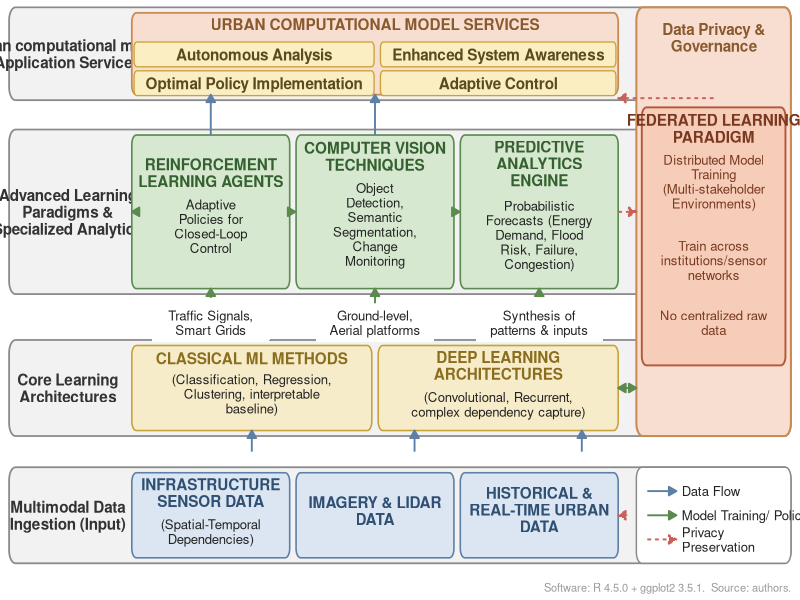
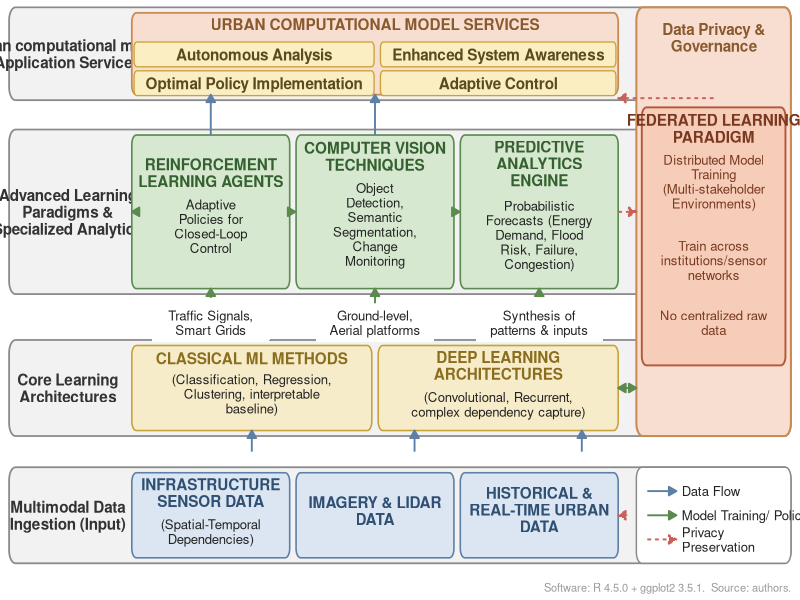

Write the R code that produced these figures, in order.
#!/usr/bin/env Rscript
# Figure 8 - AI/analytics architecture stack for urban computational models.
# Icon-free block diagram with a content-driven compact layout: Nimbus Sans,
# explicit point sizes (<=3 tiers, 8-12 pt), minimal whitespace, vector PDF
# plus 600 dpi PNG. Box heights and the Federated-Learning panel are sized from
# the wrapped line count of their text, and each header and description are
# centred as one block within the box.
#
# Run:    Rscript Figure_08.R
# Out:    Figure_08.png (600 dpi), Figure_08.pdf (Nimbus Sans embedded)
# Needs:  ggplot2 >= 3.4 (size.unit="pt"), R >= 4.0.

suppressMessages({library(ggplot2); library(grid)})

FAM <- "Nimbus Sans"
stopifnot(packageVersion("ggplot2") >= "3.4.0")

## ---- typography (mandatory 3-tier scale, 8-12 pt) --------------------------
FS_HEAD   <- 11
FS_BODY   <- 9.5
FS_CREDIT <- 8

## ---- palette -----------------------------------------------------------
BLUE  <- list(fill = "#dbe6f2", edge = "#5f80a6", acc = "#2f4f73")
TAN   <- list(fill = "#f7ecc9", edge = "#c9a23a", acc = "#8a6d1e")
GREEN <- list(fill = "#d6e8cf", edge = "#5a8a4e", acc = "#356030")
PEACH <- list(fill = "#f7ded0", edge = "#c98a54", acc = "#8a5a2e")
FED   <- list(fill = "#f5cdb8", edge = "#b5583a", acc = "#7a3820")
OUTER <- list(fill = "#f2f2f2", edge = "#8a8a8a", acc = "#333333")

FLOW_DATA  <- "#5f80a6"
FLOW_TRAIN <- "#5a8a4e"
FLOW_PRIV  <- "#c9605a"

INK <- "#232323"; GREY <- "#555555"
ar1 <- arrow(length = unit(0.22, "cm"), type = "closed")
ar2 <- arrow(length = unit(0.22, "cm"), type = "closed", ends = "both")

## ---- geometry helpers -------------------------------------------------------
rrect <- function(xmin, xmax, ymin, ymax, r = 0.5, n = 8) {
  r <- min(r, (xmax - xmin) / 2, (ymax - ymin) / 2)
  a1 <- seq(pi, 3 * pi / 2, length.out = n); a2 <- seq(3 * pi / 2, 2 * pi, length.out = n)
  a3 <- seq(0, pi / 2, length.out = n);      a4 <- seq(pi / 2, pi, length.out = n)
  data.frame(
    x = c((xmin + r) + r * cos(a1), (xmax - r) + r * cos(a2),
          (xmax - r) + r * cos(a3), (xmin + r) + r * cos(a4)),
    y = c((ymin + r) + r * sin(a1), (ymin + r) + r * sin(a2),
          (ymax - r) + r * sin(a3), (ymax - r) + r * sin(a4)))
}

L <- list()
addbox <- function(x0, x1, y0, y1, fill = "white", col = INK, lwd = 0.4, lty = "solid", r = 0.5)
  L[[length(L) + 1]] <<- geom_polygon(data = rrect(x0, x1, y0, y1, r), aes(x, y),
      fill = fill, colour = col, linewidth = lwd, linetype = lty)
addtxt <- function(x, y, lab, size = FS_BODY, face = "plain", col = INK, h = 0.5, v = 0.5, ang = 0)
  L[[length(L) + 1]] <<- annotate("text", x = x, y = y, label = lab, size = size,
      size.unit = "pt", fontface = face, colour = col, hjust = h, vjust = v,
      family = FAM, lineheight = 0.92, angle = ang)
addseg <- function(x, xe, y, ye, col = INK, lwd = 0.5, lty = "solid", arw = NULL)
  L[[length(L) + 1]] <<- annotate("segment", x = x, xend = xe, y = y, yend = ye, colour = col,
      linewidth = lwd, linetype = lty, arrow = arw)

elbow <- function(x0, y0, x1, y1, ymid, col, lwd = 1.0, lty = "solid") {
  if (abs(x0 - x1) < 1e-6) {
    addseg(x0, x1, y0, y1, col = col, lwd = lwd, lty = lty, arw = ar1)
  } else {
    addseg(x0, x0, y0, ymid, col = col, lwd = lwd, lty = lty)
    addseg(x0, x1, ymid, ymid, col = col, lwd = lwd, lty = lty)
    addseg(x1, x1, ymid, y1, col = col, lwd = lwd, lty = lty, arw = ar1)
  }
}
labelbreak <- function(x, y, lab, w = 12, h = 3.0, size = FS_BODY) {
  addbox(x - w / 2, x + w / 2, y - h / 2, y + h / 2, fill = "white", col = NA, lwd = 0, r = 0.2)
  addtxt(x, y, lab, size = size, col = INK)
}
wrapt <- function(s, w = 30) paste(strwrap(s, width = w), collapse = "\n")
nlines <- function(s, w) length(strwrap(s, width = w))

## ---- physical scale: 1 data-unit in points (x-range fixed at 88, width 15in)
SCALE_PT_PER_UNIT <- 15.0 * 72 / 88
LH_HEAD <- (FS_HEAD * 1.16) / SCALE_PT_PER_UNIT   # line height, header tier, data units
LH_BODY <- (FS_BODY * 1.16) / SCALE_PT_PER_UNIT   # line height, body tier, data units
GAP_HD  <- 0.16                                    # gap between header block and description

## content height needed for a header(+description) text block, data units
content_h <- function(header, desc, wrap, dwrap = wrap) {
  nh <- nlines(header, wrap)
  hh <- nh * LH_HEAD
  if (is.null(desc)) return(hh)
  nd <- nlines(desc, dwrap)
  hh + GAP_HD + nd * LH_BODY
}

## header (top) + description (below), the pair centred as ONE block in the box
PAD_INNER <- 0.30
hbox <- function(x0, x1, y0, y1, header, desc, S, fill = S$fill, wrap = 24, dwrap = 30) {
  addbox(x0, x1, y0, y1, fill = fill, col = S$edge, lwd = 0.55)
  cx <- (x0 + x1) / 2
  nh <- nlines(header, wrap)
  ch <- content_h(header, desc, wrap, dwrap)
  block_top <- (y0 + y1) / 2 + ch / 2
  addtxt(cx, block_top, wrapt(header, wrap), size = FS_HEAD, face = "bold", col = S$acc, v = 1)
  if (!is.null(desc)) {
    addtxt(cx, block_top - nh * LH_HEAD - GAP_HD, wrapt(desc, dwrap), size = FS_BODY, col = INK, v = 1)
  }
}

band <- function(x0, x1, y0, y1, title, tx) {
  addbox(x0, x1, y0, y1, fill = OUTER$fill, col = OUTER$edge, lwd = 0.6, r = 0.7)
  addtxt(tx, (y0 + y1) / 2, title, size = FS_HEAD, face = "bold", col = OUTER$acc, h = 0.5)
}

## =============================================================================
## column geometry (x only; y heights are computed below from content)
## =============================================================================
GAP_BOX <- 0.7
LABEL_W <- 13.5
X0 <- 1
CX0 <- X0 + LABEL_W
CX1 <- 68

w3 <- (CX1 - CX0 - 2 * GAP_BOX) / 3
b1x <- c(CX0, CX0 + w3); b2x <- c(b1x[2] + GAP_BOX, b1x[2] + GAP_BOX + w3)
b3x <- c(b2x[2] + GAP_BOX, CX1)
w2 <- (CX1 - CX0 - GAP_BOX) / 2
c1x <- c(CX0, CX0 + w2); c2x <- c(c1x[2] + GAP_BOX, CX1)

RX <- c(70, 87)
xB1 <- mean(b1x); xB2 <- mean(b2x); xB3 <- mean(b3x)
xCA <- mean(c1x); xCB <- mean(c2x)
xA1 <- mean(b1x); xA2 <- mean(b2x); xA3 <- mean(b3x)

## =============================================================================
## content-driven row heights (max over each row's boxes, + small pad)
## =============================================================================
INPUT_WRAP <- 18; INPUT_DWRAP <- 20
input_h_needed <- max(
  content_h("INFRASTRUCTURE SENSOR DATA", "(Spatial-Temporal Dependencies)", INPUT_WRAP, INPUT_DWRAP),
  content_h("IMAGERY & LIDAR DATA", NULL, 16),
  content_h("HISTORICAL & REAL-TIME URBAN DATA", NULL, 16)
)
INPUT_H <- input_h_needed + 2 * PAD_INNER

core_h_needed <- max(
  content_h("CLASSICAL ML METHODS", "(Classification, Regression, Clustering, interpretable baseline)", 26, 32),
  content_h("DEEP LEARNING ARCHITECTURES", "(Convolutional, Recurrent, complex dependency capture)", 26, 30)
)
CORE_H <- core_h_needed + 2 * PAD_INNER

adv_h_needed <- max(
  content_h("REINFORCEMENT LEARNING AGENTS", "Adaptive Policies for Closed-Loop Control", 16, 17),
  content_h("COMPUTER VISION TECHNIQUES", "Object Detection, Semantic Segmentation, Change Monitoring", 16, 17),
  content_h("PREDICTIVE ANALYTICS ENGINE",
            "Probabilistic Forecasts (Energy Demand, Flood Risk, Failure, Congestion)", 16, 18)
)
ADV_H <- adv_h_needed + 2 * PAD_INNER

## Application band: header line + two pill rows, tightly
PILL_H <- 1.35; PILL_GAP <- 0.22
APP_HEAD_H <- LH_HEAD + 0.30
APP_H <- APP_HEAD_H + 0.20 + 2 * PILL_H + PILL_GAP + 2 * PAD_INNER

GAP1 <- 1.7; GAP2 <- 2.5; GAP3 <- 1.6

y0 <- 0.4
OB1 <- c(y0, y0 + INPUT_H + 2 * PAD_INNER)
OB2 <- c(OB1[2] + GAP1, OB1[2] + GAP1 + CORE_H + 2 * PAD_INNER)
OB3 <- c(OB2[2] + GAP2, OB2[2] + GAP2 + ADV_H + 2 * PAD_INNER)
OB4 <- c(OB3[2] + GAP3, OB3[2] + GAP3 + APP_H)

RP <- c(OB2[1], OB4[2])
TOPY <- OB4[2] + 0.4

## ---- Federated Learning panel content sizing (computed early so the inner
## box can be vertically centred within the full-height outer peach panel,
## which must still span Core-bottom..Application-top for the cross-band
## connector arrows to land inside it)
fed_header_h <- 2 * LH_HEAD + 0.15
fed_sections <- list(
  "Distributed Model Training (Multi-stakeholder Environments)",
  "Train across institutions/sensor networks",
  "No centralized raw data"
)
SEC_WRAP <- 22
sec_lines <- sapply(fed_sections, nlines, w = SEC_WRAP)
DIV_GAP <- 0.55   # space either side of each divider rule
fed_body_h <- sum(sec_lines * LH_BODY) + 2 * DIV_GAP * 2 + 0.3 * 2
fed_content_h <- fed_header_h + 0.35 + fed_body_h + 2 * PAD_INNER

fed_margin <- 0.8             # gap from the outer peach panel border
avail_top <- RP[2] - 2.4      # leave room for the "Data Privacy & Governance" title
avail_bot <- RP[1] + fed_margin
fed_center <- (avail_top + avail_bot) / 2
fedTop <- min(avail_top, fed_center + fed_content_h / 2)
fedBot <- fedTop - fed_content_h

## =============================================================================
## band outlines + labels
## =============================================================================
band(X0, 87, OB1[1], OB1[2], "Multimodal Data\nIngestion (Input)", tx = (X0 + CX0 - 0.6) / 2)
band(X0, 87, OB2[1], OB2[2], "Core Learning\nArchitectures", tx = (X0 + CX0 - 0.6) / 2)
band(X0, 87, OB3[1], OB3[2], "Advanced Learning\nParadigms &\nSpecialized Analytics", tx = (X0 + CX0 - 0.6) / 2)
band(X0, 87, OB4[1], OB4[2], "urban computational model\nApplication Services", tx = (X0 + CX0 - 0.6) / 2)

## right panel outline -- spans the full left-stack height (needed so the
## Core/Advanced/Input connector arrows all land inside it); inner content
## is centred within it rather than stretched, so it stays visually compact
addbox(RX[1], RX[2], RP[1], RP[2], fill = PEACH$fill, col = PEACH$edge, lwd = 0.7, r = 0.7)
addtxt((RX[1] + RX[2]) / 2, RP[2] - 0.85, "Data Privacy &\nGovernance",
       size = FS_HEAD, face = "bold", col = PEACH$acc, v = 1)
addbox(RX[1], RX[2], OB1[1], OB1[2], fill = "white", col = OUTER$edge, lwd = 0.5, r = 0.6)

## =============================================================================
## INPUT band content
## =============================================================================
iy <- c(OB1[1] + PAD_INNER, OB1[2] - PAD_INNER)
hbox(b1x[1], b1x[2], iy[1], iy[2], "INFRASTRUCTURE SENSOR DATA", "(Spatial-Temporal Dependencies)",
     BLUE, wrap = INPUT_WRAP, dwrap = INPUT_DWRAP)
hbox(b2x[1], b2x[2], iy[1], iy[2], "IMAGERY & LIDAR DATA", NULL, BLUE, wrap = 16)
hbox(b3x[1], b3x[2], iy[1], iy[2], "HISTORICAL & REAL-TIME URBAN DATA", NULL, BLUE, wrap = 16)

## =============================================================================
## CORE band content
## =============================================================================
cy <- c(OB2[1] + PAD_INNER, OB2[2] - PAD_INNER)
hbox(c1x[1], c1x[2], cy[1], cy[2], "CLASSICAL ML METHODS",
     "(Classification, Regression, Clustering, interpretable baseline)", TAN, wrap = 26, dwrap = 32)
hbox(c2x[1], c2x[2], cy[1], cy[2], "DEEP LEARNING ARCHITECTURES",
     "(Convolutional, Recurrent, complex dependency capture)", TAN, wrap = 26, dwrap = 30)

## =============================================================================
## ADVANCED band content
## =============================================================================
ay <- c(OB3[1] + PAD_INNER, OB3[2] - PAD_INNER)
hbox(b1x[1], b1x[2], ay[1], ay[2], "REINFORCEMENT LEARNING AGENTS",
     "Adaptive Policies for Closed-Loop Control", GREEN, wrap = 16, dwrap = 17)
hbox(b2x[1], b2x[2], ay[1], ay[2], "COMPUTER VISION TECHNIQUES",
     "Object Detection, Semantic Segmentation, Change Monitoring", GREEN, wrap = 16, dwrap = 17)
hbox(b3x[1], b3x[2], ay[1], ay[2], "PREDICTIVE ANALYTICS ENGINE",
     "Probabilistic Forecasts (Energy Demand, Flood Risk, Failure, Congestion)",
     GREEN, wrap = 16, dwrap = 18)

midY <- mean(ay)
addseg(b1x[2] + 0.08, b2x[1] - 0.08, midY, midY, col = FLOW_TRAIN, lwd = 0.65, arw = ar1)
addseg(b2x[2] + 0.08, b3x[1] - 0.08, midY, midY, col = FLOW_TRAIN, lwd = 0.65, arw = ar1)

## =============================================================================
## APPLICATION band content (tight: header + 2 pill rows only)
## =============================================================================
addbox(b1x[1], b3x[2], OB4[1] + PAD_INNER, OB4[2] - PAD_INNER, fill = PEACH$fill, col = PEACH$edge, lwd = 0.6)
appHeadY <- OB4[2] - PAD_INNER - 0.30
addtxt(mean(c(b1x[1], b3x[2])), appHeadY, "URBAN COMPUTATIONAL MODEL SERVICES",
       size = FS_HEAD, face = "bold", col = PEACH$acc, v = 1)
pill <- function(x0, x1, y0, y1, lab) {
  addbox(x0, x1, y0, y1, fill = "#fbeec2", col = TAN$edge, lwd = 0.45, r = 0.3)
  addtxt((x0 + x1) / 2, (y0 + y1) / 2, lab, size = FS_HEAD, face = "bold", col = "#5a4a1e")
}
pw  <- (b3x[2] - b1x[1] - 0.7) / 2
p1x <- c(b1x[1] + 0.25, b1x[1] + 0.25 + pw); p2x <- c(p1x[2] + 0.7, b3x[2] - 0.25)
py2 <- appHeadY - LH_HEAD - 0.25 - PILL_H
py1 <- py2 - PILL_GAP - PILL_H
pill(p1x[1], p1x[2], py2, py2 + PILL_H, "Autonomous Analysis")
pill(p2x[1], p2x[2], py2, py2 + PILL_H, "Enhanced System Awareness")
pill(p1x[1], p1x[2], py1, py1 + PILL_H, "Optimal Policy Implementation")
pill(p2x[1], p2x[2], py1, py1 + PILL_H, "Adaptive Control")

## =============================================================================
## FEDERATED LEARNING inner panel (sizing already computed above)
## =============================================================================
addbox(RX[1] + 0.6, RX[2] - 0.6, fedBot, fedTop, fill = FED$fill, col = FED$edge, lwd = 0.65)
addtxt((RX[1] + RX[2]) / 2, fedTop - 0.35, "FEDERATED LEARNING\nPARADIGM",
       size = FS_HEAD, face = "bold", col = FED$acc, v = 1)

yc <- fedTop - fed_header_h - 0.35
for (i in seq_along(fed_sections)) {
  th <- sec_lines[i] * LH_BODY
  addtxt((RX[1] + RX[2]) / 2, yc, wrapt(fed_sections[[i]], SEC_WRAP), size = FS_BODY, col = FED$acc, v = 1)
  yc <- yc - th
  if (i < length(fed_sections)) {
    yc <- yc - DIV_GAP
    addseg(RX[1] + 1.6, RX[2] - 1.6, yc, yc, col = FED$edge, lwd = 0.4)
    yc <- yc - DIV_GAP
  }
}

## =============================================================================
## LEGEND (bottom right, aligned with OB1)
## =============================================================================
lx0 <- RX[1] + 1.2
ly1 <- OB1[2] - 1.3; ly2 <- (OB1[1] + OB1[2]) / 2; ly3 <- OB1[1] + 1.3
addseg(lx0, lx0 + 3.2, ly1, ly1, col = FLOW_DATA, lwd = 0.65, arw = ar1)
addtxt(lx0 + 3.8, ly1, "Data Flow", size = FS_BODY, h = 0, col = INK)
addseg(lx0, lx0 + 3.2, ly2, ly2, col = FLOW_TRAIN, lwd = 0.65, arw = ar1)
addtxt(lx0 + 3.8, ly2, wrapt("Model Training/\nPolicy Loop", 30), size = FS_BODY, h = 0, col = INK)
addseg(lx0, lx0 + 3.2, ly3, ly3, col = FLOW_PRIV, lwd = 0.65, lty = "22", arw = ar1)
addtxt(lx0 + 3.8, ly3, "Privacy\nPreservation", size = FS_BODY, h = 0, col = INK)

## =============================================================================
## ARROWS -- Input -> Core (blue, Data Flow)
## =============================================================================
ymidA <- (iy[2] + cy[1]) / 2
elbow(xB1, iy[2], xCA, cy[1], ymidA, FLOW_DATA, 0.65)
elbow(xB2, iy[2], c2x[1] + 4, cy[1], ymidA, FLOW_DATA, 0.65)
elbow(xB3, iy[2], c2x[2] - 4, cy[1], ymidA, FLOW_DATA, 0.65)

## =============================================================================
## ARROWS -- Core -> Advanced (green) + captions (captions drawn first)
## =============================================================================
ymidB <- ay[1] - 0.5
capY  <- cy[2] + 0.40 * (ay[1] - cy[2])

labelbreak(xA1, capY, "Traffic Signals,\nSmart Grids", w = 13, h = 2.1)
elbow(xCA, cy[2], xA1, ay[1], ymidB, FLOW_TRAIN, 0.65)

labelbreak(xA2, capY, "Ground-level,\nAerial platforms", w = 13, h = 2.1)
elbow(c2x[1] + 4, cy[2], xA2, ay[1], ymidB - 0.3, FLOW_TRAIN, 0.65)

labelbreak(xA3, capY, "Synthesis of\npatterns & inputs", w = 14, h = 2.1)
elbow(c2x[2] - 4, cy[2], xA3, ay[1], ymidB + 0.3, FLOW_TRAIN, 0.65)

elbow(CX0 - 1.0, cy[1], b1x[1], midY, midY, FLOW_TRAIN, 0.65)

## =============================================================================
## ARROWS -- Advanced -> Application (blue)
## =============================================================================
appY0 <- OB4[1] + PAD_INNER
ymidC <- (ay[2] + appY0) / 2
elbow(xA1, ay[2], xA1, appY0, ymidC, FLOW_DATA, 0.65)
elbow(xA2, ay[2], xA2, appY0, ymidC, FLOW_DATA, 0.65)

## =============================================================================
## ARROWS -- Privacy / Federated connections
## =============================================================================
addseg(b3x[2], RX[1], midY, midY, col = FLOW_PRIV, lwd = 0.65, lty = "22", arw = ar1)
addseg(c2x[2], RX[1], mean(cy), mean(cy), col = FLOW_TRAIN, lwd = 0.65, arw = ar2)

svcY <- min(fedTop + 0.5, appHeadY - 0.6)
addseg((RX[1] + RX[2]) / 2, (RX[1] + RX[2]) / 2, fedTop, svcY, col = FLOW_PRIV, lwd = 0.65, lty = "22")
addseg((RX[1] + RX[2]) / 2, b3x[2], svcY, svcY, col = FLOW_PRIV, lwd = 0.65, lty = "22", arw = ar1)

xr <- RX[1] - 1.0
addseg(RX[1], xr, fedBot + 0.35, fedBot + 0.35, col = FLOW_PRIV, lwd = 0.65, lty = "22")
addseg(xr, xr, fedBot + 0.35, mean(iy), col = FLOW_PRIV, lwd = 0.65, lty = "22")
addseg(xr, b3x[2], mean(iy), mean(iy), col = FLOW_PRIV, lwd = 0.65, lty = "22", arw = ar1)

## =============================================================================
## credit line + assemble
## =============================================================================
gv <- as.character(packageVersion("ggplot2"))
addtxt(RX[2], -0.9, paste0("Software: R ", getRversion(), " + ggplot2 ", gv, ".  Source: authors."),
       size = FS_CREDIT, col = "#9a9a9a", h = 1)

p <- Reduce(`+`, L, ggplot()) +
  coord_cartesian(xlim = c(0, 88), ylim = c(-1.6, TOPY), expand = FALSE) +
  theme_void()

ggsave("Figure_08.png", p, width = 15.0, height = 15.0 * (TOPY + 1.6) / 88,
       dpi = 600, bg = "white", limitsize = FALSE)
pdf_dev <- if (capabilities("cairo")) grDevices::cairo_pdf else grDevices::pdf
ggsave("Figure_08.pdf", p, width = 15.0, height = 15.0 * (TOPY + 1.6) / 88,
       bg = "white", device = pdf_dev, limitsize = FALSE)
cat("wrote Figure_08.png / .pdf\n")
cat("canvas:", 88, "x", TOPY + 1.6, "\n")
cat("row heights -- INPUT_H:", INPUT_H, " CORE_H:", CORE_H, " ADV_H:", ADV_H, " APP_H:", APP_H, "\n")
cat("fed content_h:", fed_content_h, " fedTop:", fedTop, " fedBot:", fedBot, "\n")
